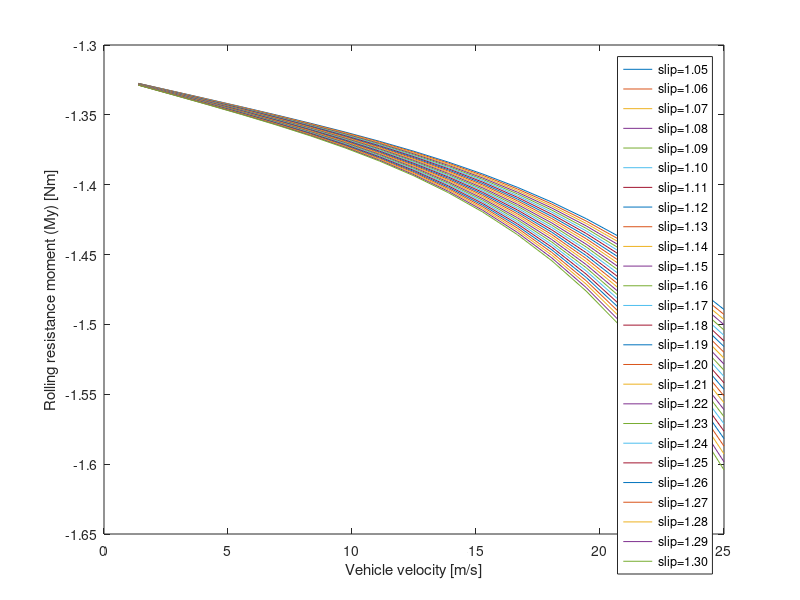

Source code (MATLAB):
clear all, close all, clc

%Longitudinal Coefficients
PCX1 = 1.56182385630461; %Shape factor Cfx for longitudinal force
PDX1 = 2.85110165444411; %Longitudinal friction Mux at Fznom
PDX2 = - 0.407371062621199; %Variation of friction Mux with load
PPX1=- 0.705319191164713;
PPX2=- 0.589490385312056;
PPX3=- 0.242820291164767;
PPX4=0.205179565555030;
PDX3= 19.2614164371048;
PEX1=0.422733521935518;
PEX2=0.0201014651759272;
PEX3=0.00229620366835657;
PEX4=0.00999560321822648;
PKX1=52.2555801076937;
PKX2=- 0.00614387636030559;
PKX3=- 0.155693449933703;
PHX1=0.000340072159079639;
PHX2=- 0.00161506337261505;
%PDXP1=
%PDXP2=
%PDXP3=
%RHX1=
%REX1=
%REX2=
%RCX1=
%RBX1=
%RBX2=
%RBX3=
SVX=1;

%Overturning coeficients
QSX1= 0;
QSX2= 0;
QSX3= 0;
QSX4= 5;
QSX5= 1;
QSX6= 10;
QSX7= 0;
QSX8= 0;
QSX9= 0.4;
QSX10= 0;
QSX11= 5;
QSX12= 0;
QSX13= 0;
QSX14= 0;
PPMX1= 0;

%Rolling coefficients
QSY1 = 0.01; %Rolling resistance torque coefficient
QSY2 = 0.0; %Rolling resistance torque depending on Fx
QSY3 = 0.0004; %Rolling resistance torque depending on speed
QSY4 = 4e-05; %Rolling resistance torque depending on speed ^4               
QSY5= 0;                 
QSY6= 0;                
QSY7= 0;                
QSY8= 0; 

%Scaling coefficients
LCX=0.995; %Scale factor of Fx shape factor; valor inventat
LMUX=0.78; %Scale factor of Fx peak friction coefficient; valor inventat
LEX=1; %Scale factor of Fx curvature factor; valor inventat
LKXk=1; %Scale factor of slip stiffness; valor inventat 
LHX=0.95; %Scale factor of Fx horizontal shift; valor inventat
LUX=1; %valor inventat
LMY=1;

%Data
g=9.81; % m/s^2
m = 275; % vechicle mass in kg
W = m*g; % vehicle weight in N
h = 0.3; % cog height m
l = 1.6; % wheel base m
cogx= 0.8; % Front axle -> Mass center distance in m
%R = 0.223969; %efective rolling radius in m
R= (16*0.0245)/2; %unloaded radius in m
CAMdeg = 1.5; %inclination angle en graus
CAM = CAMdeg*pi/180; %Camber in radians
VREF= 50/3.6; %en m/s

%Data for Fx
slip = 1.05:0.01:1.3;
VV = (0:5:90)/3.6; %Vehicle Velocity m/s
FZ = m*g/4; % single wheel load 
DFZ = (FZ-1080)/1080; %diferencial de carrega
PI = 0.82737; %pressio en bar
DPI = (PI-0.84)/0.84;

%Fx MF-Tyre 5.2, 6.0, 6.1
s1=1;
SHX= (PHX1+PHX2*DFZ)*LHX*LUX*s1;

for i = 1:length(slip)
    for j = 1:length(VV)
        
        V(i,j)= VV(j)*slip(i); % Wheel velocity m/s
        Omega(i,j) = V(i,j)/R; %wheel rotational speed %valor inventat
        k(i,j) = (V(i,j)-VV(j))/VV(j); %longitudinal slip

        %Pure Slip
        kx(i,j) = k(i,j)+SHX;
        CX(i,j) = PCX1*LCX;
        U(i,j) = (PDX1+PDX2*DFZ)*(1+PPX3*DPI+PPX4*DPI^2)*(1-PDX3*CAM^2)*LUX;
        DX(i,j) = U(i,j)*FZ*s1;
        Ex(i,j) = (PEX1+PEX2*DFZ+PEX3*DFZ^2)*(1-PEX4*sign(kx(i,j)))*LEX;
        KXk(i,j) = FZ*(PKX1+PKX2*DFZ)*exp(PKX3*DFZ)*(1+PPX1*DPI+PPX2*DPI^2)*LKXk;
        BX(i,j) = KXk(i,j)/(CX(i,j)*DX(i,j));
        
        Gxalfa=1;
        
        %Turn slip
        s1=1;
        Fx(i,j)=(DX(i,j)*sin(CX(i,j)*atan(BX(i,j)*kx(i,j)-Ex(i,j)*(BX(i,j)*kx(i,j)-atan(BX(i,j)*kx(i,j)))))+SVX)*Gxalfa;
        

        %Rolling Resistance MF-Tyre 5.2, 6.0
        My(i,j)=-R.*FZ.*LMY.*(QSY1+QSY2.*(Fx(i,j)/FZ)+QSY3.*abs(V(i,j)/VREF)+QSY4.*(V(i,j)/VREF).^4);
    end
end

plot(VV, My)
xlabel('Vehicle velocity [m/s]')
ylabel('Rolling resistance moment (My) [Nm]')
legendCell_slip = cellstr(num2str(slip', 'slip=%.2f')); % Adjusted to show 2 decimal places
legend(legendCell_slip, 'Location', 'best')
